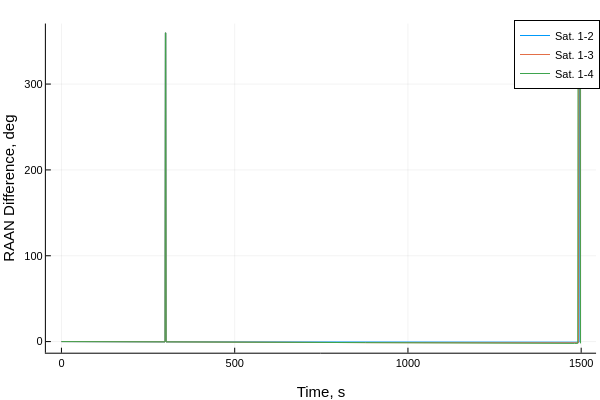

Notebook source saved alongside this figure:
### Code cell
plot(tp_hist[1:end],broadcast.(rad2deg,ΔΩhist[1:end,:]),label=permutedims(mylabel))
plot!(xlabel="Time, s", ylabel = "RAAN Difference, deg")

### Figure 1 — Plotly figure (JSON) as saved in the notebook; plotly's stock layout.template omitted (floating-point values rounded to 4 significant figures; data arrays with more than 128 entries replaced by an {"elided": "..."} marker saying what was removed)
{"data": [{"colorbar": {"len": 0.9143, "title": "", "x": 0.9934, "y": 0.533}, "legendgroup": "Sat. 1-2", "line": {"color": "rgba(0, 154, 250, 1.000)", "dash": "solid", "shape": "linear", "width": 1}, "mode": "lines", "name": "Sat. 1-2", "showlegend": true, "type": "scatter", "x": {"elided": "1499 int values"}, "xaxis": "x", "y": {"elided": "1499 float values"}, "yaxis": "y", "zmax": null, "zmin": null}, {"colorbar": {"len": 0.9143, "title": "", "x": 0.9934, "y": 0.533}, "legendgroup": "Sat. 1-3", "line": {"color": "rgba(227, 111, 71, 1.000)", "dash": "solid", "shape": "linear", "width": 1}, "mode": "lines", "name": "Sat. 1-3", "showlegend": true, "type": "scatter", "x": {"elided": "1499 int values"}, "xaxis": "x", "y": {"elided": "1499 float values"}, "yaxis": "y", "zmax": null, "zmin": null}, {"colorbar": {"len": 0.9143, "title": "", "x": 0.9934, "y": 0.533}, "legendgroup": "Sat. 1-4", "line": {"color": "rgba(62, 164, 78, 1.000)", "dash": "solid", "shape": "linear", "width": 1}, "mode": "lines", "name": "Sat. 1-4", "showlegend": true, "type": "scatter", "x": {"elided": "1499 int values"}, "xaxis": "x", "y": {"elided": "1499 float values"}, "yaxis": "y", "zmax": null, "zmin": null}], "layout": {"annotations": [], "height": 400, "legend": {"bgcolor": "rgba(255, 255, 255, 1.000)", "bordercolor": "rgba(0, 0, 0, 1.000)", "borderwidth": 1, "font": {"color": "rgba(0, 0, 0, 1.000)", "family": "sans-serif", "size": 11}, "title": {"font": {"color": "rgba(0, 0, 0, 1.000)", "family": "sans-serif", "size": 15}, "text": ""}, "tracegroupgap": 0, "traceorder": "normal", "x": 1, "xanchor": "auto", "y": 1, "yanchor": "auto"}, "margin": {"b": 20, "l": 0, "r": 0, "t": 20}, "paper_bgcolor": "rgba(255, 255, 255, 1.000)", "plot_bgcolor": "rgba(255, 255, 255, 1.000)", "showlegend": true, "width": 600, "xaxis": {"anchor": "y", "domain": [0.07647, 0.9934], "gridcolor": "rgba(0, 0, 0, 0.100)", "gridwidth": 0.5, "linecolor": "rgba(0, 0, 0, 1.000)", "mirror": false, "range": [-44.94, 1543.0], "showgrid": true, "showline": true, "showticklabels": true, "tickangle": 0, "tickcolor": "rgb(0, 0, 0)", "tickfont": {"color": "rgba(0, 0, 0, 1.000)", "family": "sans-serif", "size": 11}, "tickmode": "array", "ticks": "inside", "ticktext": ["0", "500", "1000", "1500"], "tickvals": [0, 500, 1000, 1500], "title": "Time, s", "titlefont": {"color": "rgba(0, 0, 0, 1.000)", "family": "sans-serif", "size": 15}, "type": "-", "visible": true, "zeroline": false, "zerolinecolor": "rgba(0, 0, 0, 1.000)"}, "yaxis": {"anchor": "x", "domain": [0.07581, 0.9902], "gridcolor": "rgba(0, 0, 0, 0.100)", "gridwidth": 0.5, "linecolor": "rgba(0, 0, 0, 1.000)", "mirror": false, "range": [-12.95, 370.5], "showgrid": true, "showline": true, "showticklabels": true, "tickangle": 0, "tickcolor": "rgb(0, 0, 0)", "tickfont": {"color": "rgba(0, 0, 0, 1.000)", "family": "sans-serif", "size": 11}, "tickmode": "array", "ticks": "inside", "ticktext": ["0", "100", "200", "300"], "tickvals": [0, 100, 200, 300], "title": "RAAN Difference, deg", "titlefont": {"color": "rgba(0, 0, 0, 1.000)", "family": "sans-serif", "size": 15}, "type": "-", "visible": true, "zeroline": false, "zerolinecolor": "rgba(0, 0, 0, 1.000)"}}}
